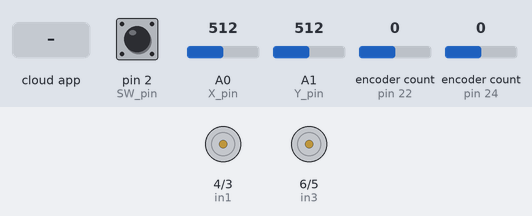
This sketch was run on a simulated Arduino Uno, built with avr-gcc and run on an emulated ATmega328P. On the bench: motor-driver pin pairs drawn as motors (green arrow = first pin HIGH = forward, orange = second pin HIGH = backward, longer = more drive, scaled by the enable pin). The test bench sets the inputs (shaded band); at power-on: pin 2 (SW_pin) HIGH, A0 (X_pin) = 512, A1 (Y_pin) = 512, encoder count (sensors on pin 22, pin 24) 0. The ROS host is connected and sends only what is stated.

Above: at 1.2 s.
1.3 s: pin 2 (SW_pin) pulled LOW for 0.15 s
At 2.5 s:
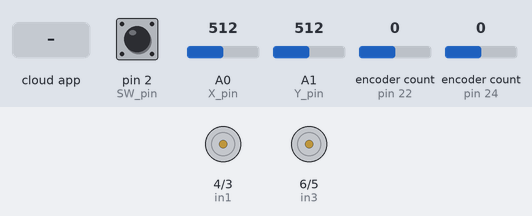
3.0 s: the phone or cloud app sets linear.x to -100
At 3.8 s:
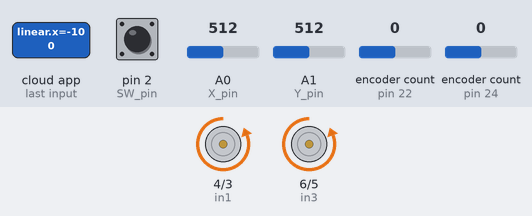
4.7 s: the phone or cloud app sets linear.x to 100
At 6.2 s:
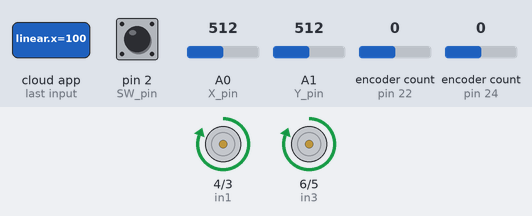
6.5 s: the phone or cloud app sets linear.x to 0
At 6.9 s:
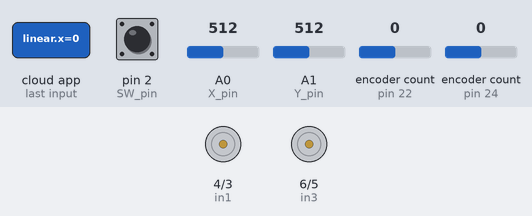
8.0 s: the phone or cloud app sets angular.z to -100
At 10.6 s:
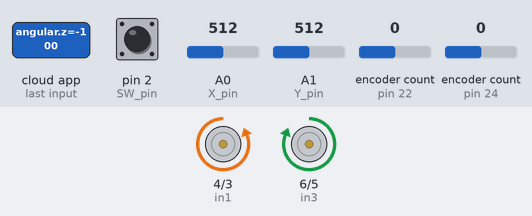
11.0 s: the phone or cloud app sets angular.z to 0
At 11.5 s:
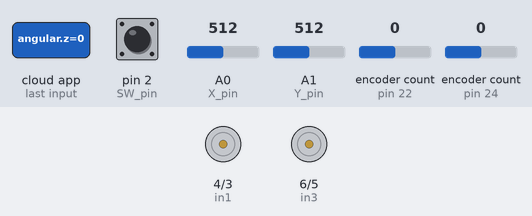
Timing chart, 0 to 13.5 s (numbered marks = the images above; inputs shaded):
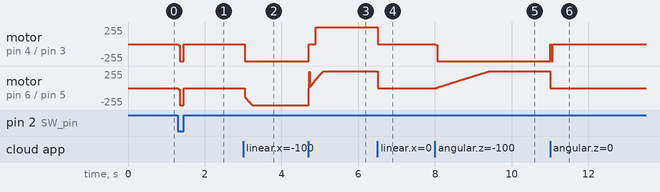

Measured:
- after the input at 1.3 s, motor on pin 4 (in1) / pin 3 (in2), motor on pin 6 (in3) / pin 5 (in4): stopped → backward 255/255 at once, → stopped 0.15 s later
- after the input at 3.0 s, motor on pin 4 (in1) / pin 3 (in2): stopped → backward 255/255 at once; motor on pin 6 (in3) / pin 5 (in4): moves from stopped to backward 255/255 over 0.22 s, starting at once
- after the input at 4.7 s, motor on pin 4 (in1) / pin 3 (in2): backward 255/255 → stopped at once, → forward 255/255 0.19 s later
- after the input at 6.5 s, motor on pin 4 (in1) / pin 3 (in2), motor on pin 6 (in3) / pin 5 (in4): forward 255/255 → stopped at once
- after the input at 8.0 s, motor on pin 4 (in1) / pin 3 (in2): stopped → backward 255/255 at once
- after the input at 11.0 s, motor on pin 4 (in1) / pin 3 (in2): backward 255/255 → stopped at once; motor on pin 6 (in3) / pin 5 (in4): forward 255/255 → stopped at once

The sketch:

arduino_interface.ino
```cpp
/* Program to control the Shark Robot,
*  it controls the motors, reads the encoder and establishes a communication with ROS
*  Project developed during the fall of 2018
*/

#define USE_USBCON //Useful to synchronize ROS and Arduino DUE

#include <ros.h>
#include <geometry_msgs/Twist.h>
#include <std_msgs/String.h>
#include <std_msgs/Float32MultiArray.h>
#include <Encoder.h>
#define LEFT 0
#define RIGHT 1


/* ------------------------- Pins declaration -----------------------*/
//Motor one
const int enA = 8;
const int in1 = 4;
const int in2 = 3;
//Motor two
const int enB = 9;
const int in3 = 6;
const int in4 = 5;
//Joystick pins
const int SW_pin =  2;
const int X_pin  = A0;
const int Y_pin  = A1;
//Encoders pins
const int enc_left_A  = 24;
const int enc_left_B  = 25;
const int enc_right_A = 22;
const int enc_right_B = 23;

/* --------------------------- Constants ---------------------------*/
// Physical parameters of the robot
const double R = 0.06;    // Radius of the wheels [m]
const double L = 0.55;    // Length from wheel to wheel [m]

const int CPR = 4480;     // Counts Per Revolution of the encoders
const int MAX_PWM = 255;  // Set the maximum PWM

/* --------------------- Custom data types -------------------------*/

// To represent a wheel
struct Wheel {
  double w;         // Angular speed set by ROS [rad/s]
  double real_w;    // Actual speed [rad/s]
  long new_count;   // Encoder data
  long old_count;   // Encoder data
  int pwm;          // PWM needed to achieve the desired speed
};

/* ----------------------- Globals ---------------------------------*/
Wheel wheel_left;
Wheel wheel_right;

// Variables to monitor the time
unsigned long init_time, end_time;
double t;

int horizontal, vertical;  // Movement variables read from the Joystick
ros::NodeHandle nh;        // ROS object to manage the node

// Declaration of Publishers to ROS topics
std_msgs::Float32MultiArray array_msg;
ros::Publisher speed_publisher("wheels_speed", &array_msg);

// Attach the pins of the encoder to the Encoder object
Encoder enc_left(enc_left_A, enc_left_B);
Encoder enc_right(enc_right_A, enc_right_B);

/*---------------- Motors logic -----------------------*/

// Callback invoked when the program receives information from the teleoperation station
void motors_cb( const geometry_msgs::Twist& cmd_msg){
  double v; //Linear speed
  double w; //Angular speed
  //Get the data from the Twist message and compute the angular speed of the wheels
  v = cmd_msg.linear.x;
  w = cmd_msg.angular.z;

  wheel_right.w = (2.0*v + w*L) / (2.0*R);
  wheel_left.w  = (2.0*v - w*L) / (2.0*R);
}


void backward(int wr, int wl){
  digitalWrite(in1, LOW);
  digitalWrite(in2, HIGH);
  analogWrite(enA, wr);
  digitalWrite(in3, LOW);
  digitalWrite(in4, HIGH);
  analogWrite(enB, wl);
}

void forward(int wr, int wl){
  digitalWrite(in1, HIGH);
  digitalWrite(in2, LOW);
  analogWrite(enA, wr);
  digitalWrite(in3, HIGH);
  digitalWrite(in4, LOW);
  analogWrite(enB, wl);
}

void turn_left(int wr, int wl){
  digitalWrite(in1, LOW);
  digitalWrite(in2, HIGH);
  analogWrite(enA, wr);
  digitalWrite(in3, HIGH);
  digitalWrite(in4, LOW);
  analogWrite(enB, wl);
}

void turn_right(int wr, int wl){
  digitalWrite(in1, HIGH);
  digitalWrite(in2, LOW);
  analogWrite(enA, wr);
  digitalWrite(in3, LOW);
  digitalWrite(in4, HIGH);
  analogWrite(enB, wl);
}

void stopped(){
  digitalWrite(in1, LOW);
  digitalWrite(in2, LOW);
  analogWrite(enA, 0);
  digitalWrite(in3, LOW);
  digitalWrite(in4, LOW);
  analogWrite(enB, 0);
}

/* ------------------   Extra functions -----------------------------*/
void publish_speed(double wl, double wr) {
  array_msg.data[0] = wl;
  array_msg.data[1] = wr;
  speed_publisher.publish(&array_msg);
}

double compute_speed(Wheel wheel, double delta_time) {
  long counts;
  double w;

  counts = wheel.new_count - wheel.old_count;
  w = counts/((double) CPR * delta_time);
  w *= 2.0*PI;
  return w;
}
/* ------------------   PI Controller -----------------------------*/
// Variables for the PI controller
double u_ant_l = 0, e_ant_l = 0;
double u_ant_r = 0, e_ant_r = 0;
double u, y, e;
const double ki =   3;
const double kp = 0.4;
double A, B, C;

// Implement a PI controller
int get_speed_controlled(double ref, double w_real, double delta_time, int wheel) {
  // Scale the input variable from 0 to 255
  ref = ref *       MAX_PWM/15.7;
  y   = w_real   *  MAX_PWM/15.7;
  // Compute the error
  e   = ref - y;

  // Apply the logic of the PI controller
  A = 1;
  B = (kp  + (ki * delta_time)/2.0);
  C = (-kp + (ki * delta_time)/2.0);

  if(wheel == LEFT) {
    u = A*u_ant_l + B*e + C*e_ant_l;
  }
  if(wheel == RIGHT) {
    u = A*u_ant_r + B*e + C*e_ant_r;
  }

  // Prevent PWM from overflow
  if(ref >= 0) {
    if(u > 255)       u =  255;
    else if(u < 0)    u = 0;
  }
  if(ref < 0) {
    if(u < -255) u = -255;
    else if(u > 0) u = 0;
  }

  //Update values
  if(wheel == LEFT) {
    e_ant_l = e;
    u_ant_l = u;
  }
  if(wheel == RIGHT) {
    e_ant_r = e;
    u_ant_r = u;
  }

  return abs(u);
}


/*------------------------Main program ------------------------------*/
//ROS topics  to be subscribed
ros::Subscriber<geometry_msgs::Twist> sub("cmd_vel", motors_cb);

void setup()
{
  // Set the pin mode for all inputs and outputs
  pinMode(SW_pin, INPUT);
  digitalWrite(SW_pin, HIGH);

  pinMode(enA, OUTPUT);
  pinMode(enB, OUTPUT);
  pinMode(in1, OUTPUT);
  pinMode(in2, OUTPUT);
  pinMode(in3, OUTPUT);
  pinMode(in4, OUTPUT);

  //analogWriteResolution(12);

  // Start the node
  nh.initNode();

  // Define the MultiArray params, it will contain 2 float numbers in 1D
  // Set the dimension of the array
  array_msg.layout.dim = (std_msgs::MultiArrayDimension*) malloc(sizeof(std_msgs::MultiArrayDimension) * 2);
  array_msg.layout.dim[0].label = "wheels_speed";
  array_msg.layout.dim[0].size = 2;
  array_msg.layout.dim[0].stride = 1;// To achieve array_msg(i) = data[i]
  array_msg.layout.data_offset = 0;
  array_msg.data = (float*) malloc(sizeof(float)*8);
  array_msg.data_length = 2;

  // Start the communication to and from topics
  nh.advertise(speed_publisher);
  nh.subscribe(sub);
}

void loop(){
  //Start timer
  init_time = millis();

  //Read data from the Joystick in case of manual operation
  int button = digitalRead(SW_pin);

  //Manual mode operation
  if(!button) {
    horizontal = analogRead(Y_pin);
    vertical   = analogRead(X_pin);
    if     (vertical < 620) {
          backward(MAX_PWM, MAX_PWM);
    }
    else if(vertical > 900) {
          forward(MAX_PWM, MAX_PWM);
    }
    else if(horizontal < 620) {
          turn_right(MAX_PWM, MAX_PWM);
    }
    else if(horizontal > 900) {
          turn_left(MAX_PWM, MAX_PWM);
    }
    else {
      stopped();
    }
  }
  else {// Teleoperation
      //Implement proportional control algorithm [rad/s]
      wheel_right.pwm = get_speed_controlled(wheel_right.w, wheel_right.real_w, t, RIGHT);
      wheel_left.pwm  = get_speed_controlled(wheel_left.w,  wheel_left.real_w,  t, LEFT);

      if(wheel_right.pwm > 255) wheel_right.pwm = 255;
      if(wheel_left.pwm > 255) wheel_left.pwm = 255;

      if(wheel_right.w > 0) {
        digitalWrite(in1, HIGH);
        digitalWrite(in2, LOW);
        analogWrite(enB, wheel_right.pwm);
      }
      else {
        digitalWrite(in1, LOW);
        digitalWrite(in2, HIGH);
        analogWrite(enB, wheel_right.pwm);
      }
      if(wheel_left.w > 0) {
        digitalWrite(in3, HIGH);
        digitalWrite(in4, LOW);
        analogWrite(enA, wheel_left.pwm);
      }
      else {
        digitalWrite(in3, LOW);
        digitalWrite(in4, HIGH);
        analogWrite(enA, wheel_left.pwm);
      }

      if(wheel_right.w == 0 && wheel_left.w == 0) {
        stopped();
      }

  }

  // Measure the actual wheels speed and publish the value

  //Stop timer and compute total time
  delay(10);
  end_time = millis();
  t = end_time - init_time;
  //Convert to seconds
  t = t / 1000.0;

  //Read new data from encoders
  wheel_left.new_count  = enc_left.read();
  wheel_right.new_count = enc_right.read();

  //Get the actual speed
  wheel_left.real_w  = compute_speed(wheel_left, t);
  wheel_right.real_w = compute_speed(wheel_right, t);

  publish_speed(wheel_left.real_w, wheel_right.real_w);
  //publish_speed(wheel_left.pwm, wheel_right.pwm);

  // Update the number of counts of the encoder
  if (wheel_left.new_count != wheel_left.old_count) {
    wheel_left.old_count = wheel_left.new_count;
  }
  if (wheel_right.new_count != wheel_right.old_count) {
    wheel_right.old_count = wheel_right.new_count;
  }


  nh.spinOnce();
  delay(1);
}
```
